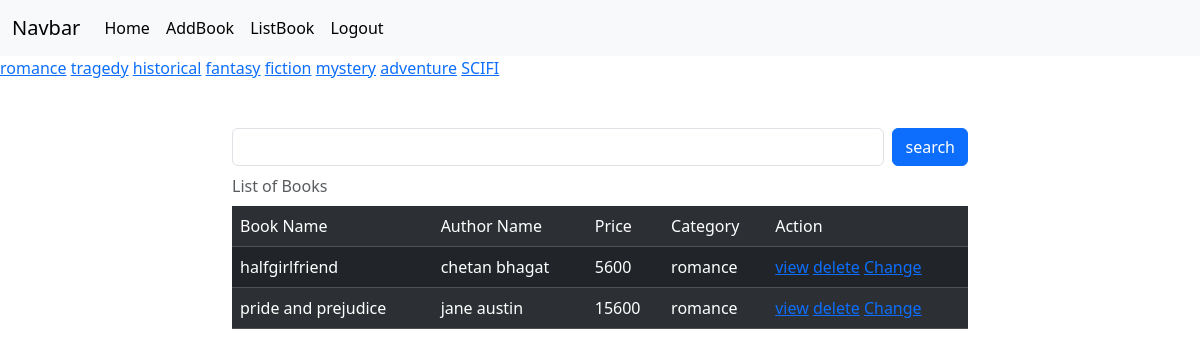
The page /books/all?category=romance (signed in) on the database its author committed.
### myapp/models.py (models this page shows, shortened)
class Books(models.Model):
    bookname=models.CharField(max_length=200)
    authorname=models.CharField(max_length=200)
    price=models.PositiveIntegerField()
    category=models.CharField(max_length=200)
    publishdate=models.DateField(null=True,blank=True)
    profile_pic=models.ImageField(upload_to="images",null=True,blank=True)

### myapp/views.py (the view, shortened to what this page needs)
# urls.py: path("books/all",views.BookListView.as_view(),name="book-all"),
@method_decorator(signin_required,name="dispatch")
class BookListView(View):
    def get(self,request,*args,**kwargs):
        qs=Books.objects.all()
        categories=Books.objects.all().values_list("category",flat=True).distinct()
        print(categories)
        if "category" in request.GET:
            catg=request.GET.get("category")
            qs=qs.filter(category__iexact=catg)
        return render(request,"book_list.html",{"data":qs,"categories":categories})

### myapp/views.py (called while the page is built)
def signin_required(fn):
    def wrapper(request,*args,**kwargs):
        if not request.user.is_authenticated:
            messages.error(request,"Invalid session")
            return redirect("signin")
        else:
            return fn(request,*args,**kwargs)
    return wrapper

### myapp/templates/book_list.html (shortened to what this page needs)
{%extends 'base.html'%}
{%block body_block%}
<div>
    {%for cat in categories%}
      <a href="{%url 'book-all'%}?category={{cat}}">{{cat}}</a>
    {%endfor%}
</div>
<div class="container mt-5">
    <div class="row">
        <div class="col-2"></div>
        <div class="col-8">
            <form action="" method="post">
                <div class="d-flex">
                <input type="text" name="box" class="form-control me-2">
                <button type="submit" class="btn btn-primary">search</button>
                </div>
            </form>
        </div>
        <div class="col-2"></div>
    </div>
</div>
<div class="container">
    <div class="row">
        <div class="col-2"></div>
        <div class="col-8">
            <table class="table table-dark table-striped caption-top">
                <caption>List of Books</caption>
                <tr>
                    <td>Book Name</td>
                    <td>Author Name</td>
                    <td>Price</td>
                    <td>Category</td>
                    <td>Action</td>
                </tr>
                {%for book in data%}
                <tr>
                    <td>{{book.bookname}}</td>
                    <td>{{book.authorname}}</td>
                    <td>{{book.price}}</td>
                    <td>{{book.category}}</td>
                    <td>
                        <a href="{%url 'book-details' book.id%}">view</a>
                        <a href="{%url 'book-delete' book.id%}">delete</a>
                        <a href="{%url 'book-edit' book.id %}">Change</a>
                    </td>
                </tr>
                {%endfor%}
            </table>
        </div>
        <div class="col-2"></div>
    </div>
</div>
{%endblock%}

### rows shown on the page
Books: bookname "halfgirlfriend", authorname "chetan bhagat", price "5600", category "romance"
Books: bookname "pride and prejudice", authorname "jane austin", price "15600", category "romance"

### other values the page prints
{{ cat }} "romance" "tragedy" "historical" "fantasy" "fiction" "mystery" "adventure" "SCIFI"
